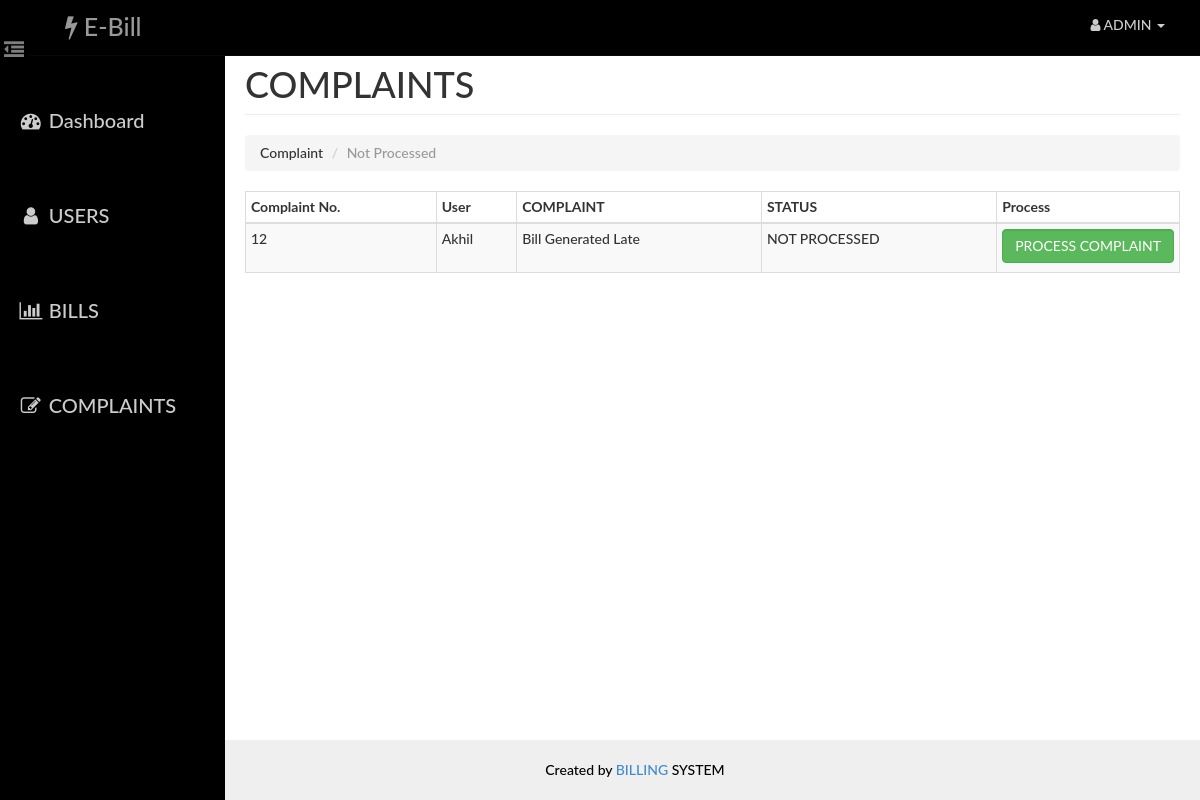
Screenshot of /admin/complaint.php (signed in) with the database file from the repository.
### tables this page shows
CREATE TABLE `complaint` (
  `id` int(14) NOT NULL,
  `uid` int(14) NOT NULL,
  `aid` int(14) NOT NULL,
  `complaint` varchar(140) NOT NULL,
  `status` varchar(40) NOT NULL
);

CREATE TABLE `user` (
  `id` int(14) NOT NULL,
  `name` varchar(40) NOT NULL,
  `email` varchar(40) NOT NULL,
  `phone` varchar(255) NOT NULL,
  `pass` varchar(20) NOT NULL,
  `address` varchar(100) NOT NULL
);

### admin/paging1.php (called while the page is built)
<?php
    $rowsperpage = 5;
    $totalpages = ceil($numrows / $rowsperpage);
    if (isset($_GET['currentpage']) && is_numeric($_GET['currentpage'])) {
       $currentpage = (int) $_GET['currentpage'];
    } else {
       $currentpage = 1;
    }
    if ($currentpage > $totalpages) {
       $currentpage = $totalpages;
    }
    if ($currentpage < 1) {
       $currentpage = 1;
    }
    $offset = ($currentpage - 1) * $rowsperpage;
 ?>

### Includes/admin.php (called while the page is built, shortened)
<?php
    function retrieve_complaints_history($id,$offset,$rowsperpage)
    {
        global $con;
        $query  = "SELECT complaint.id AS id , complaint.complaint AS complaint , complaint.status AS status , user.name AS uname ";
        $query .= "FROM user , complaint ";
        $query .= "WHERE complaint.uid=user.id AND status='NOT PROCESSED' ";
        $query .= "ORDER BY complaint.id desc  ";
        $query .= "LIMIT {$offset}, {$rowsperpage} ";
        $result = mysqli_query($con,$query);
        return $result;
    }
 ?>

### admin/complaint.php (the view, shortened to what this page needs)
<?php
    require_once('head_html.php');
    require_once('../Includes/session.php');
    require_once('../Includes/admin.php');
?>
<body>
    <div id="wrapper">
        <?php
            require_once("nav.php");
            require_once("sidebar.php");
        ?>
        <div id="page-content-wrapper">
            <div class="container-fluid">
                <div class="row">
                    <div class="col-lg-12">
                        <h1 class="page-header">
                            COMPLAINTS
                        </h1>
                        <ol class="breadcrumb">
                          <li>Complaint</li>
                          <li class="active">Not Processed</li>
                        </ol>
                        </div>
                    </div>
                            <div class="table-responsive" style="padding-top: 0">
                                <table class="table table-hover table-striped table-bordered table-condensed">
                                    <thead>
                                        <tr>
                                            <th>Complaint No.</th>
                                            <th>User</th>
                                            <th>COMPLAINT</th>
                                            <th>STATUS</th>
                                            <th>Process</th>
                                        </tr>
                                    </thead>
                                    <tbody>
                                        <?php
                                            $id=$_SESSION['aid'];
                                            $query1 = "SELECT COUNT(complaint.id) FROM user , complaint  ";
                                            $query1.= " WHERE complaint.uid=user.id AND status='NOT PROCESSED' AND complaint.aid={$id}";
                                            $result1 = mysqli_query($con,$query1);
                                            $row1 = mysqli_fetch_row($result1);
                                            $numrows = $row1[0];
                                            include("paging1.php");
                                            $result = retrieve_complaints_history($_SESSION['aid'],$offset, $rowsperpage);
                                            while($row = mysqli_fetch_assoc($result)){
                                            ?>
                                                <tr>
                                                    <td><?php echo $row['id'] ?></td>
                                                    <td height="50"><?php echo $row['uname'] ?></td>
                                                    <td><?php echo $row['complaint'] ?></td>
                                                    <td><?php echo $row['status'] ?></td>
                                                    <td width="70">
                                                    <form action="process_complaint.php" method="post">
                                                        <button type="submit" name="complaint_process" class="btn btn-success form-control">PROCESS COMPLAINT  </button>
                                                    </form>
                                                    </td>
                                                </tr>
                                            <?php
                                            }
                                        ?>
                                    </tbody>
                                </table>
                            </div>
            </div>
        </div>
    </div>
 <?php
    require_once("footer.php");
?>
</body>
</html>

### assets/css/dash_admin.css (style rules this page uses)
html { height: 100%; }
body, html { width: 100%; height: 100%; }
body, h1, h2, h3, h4, h5, h6 { font-family: "Lato","Helvetica Neue",Helvetica,Arial,sans-serif; font-weight: 500; }
#wrapper { padding-left: 10px; padding-top: 5px; -webkit-transition: all 0.5s ease; -moz-transition: all 0.5s ease; -o-transition: all 0.5s ease; transition: all 0.5s ease; }
#page-content-wrapper { width: 100%; padding: 15px; min-height:100%; }
@media (min-width:768px) { #wrapper { padding-left: 225px; } }
@media (min-width:768px) { #page-content-wrapper { padding: 20px; } }
.table-responsive { padding-top: 20px; padding-bottom: 20px; }

### rows the page displays
complaint: id "12", uid.name "Akhil", complaint "Bill Generated Late", status "NOT PROCESSED"
